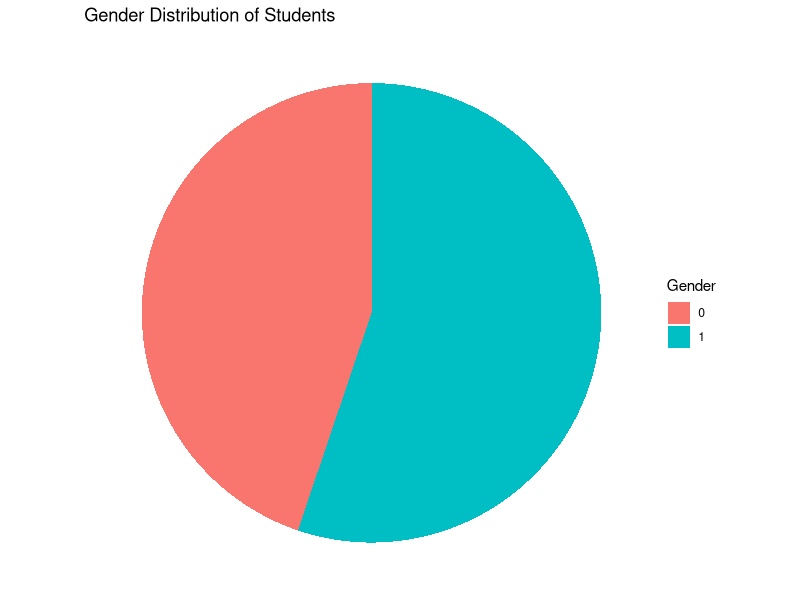

Reproduce this figure in R.
library(ggplot2)

data <- read.csv("merged_dataset.csv", stringsAsFactors = FALSE)

gender_data <- table(data$Gender)
gender_df <- as.data.frame(gender_data)

ggplot(gender_df, aes(x = "", y = Freq, fill = Var1)) +
  geom_bar(stat = "identity", width = 1) +
  coord_polar("y") +
  labs(
    title = "Gender Distribution of Students",
    fill = "Gender"
  ) +
  theme_void()

